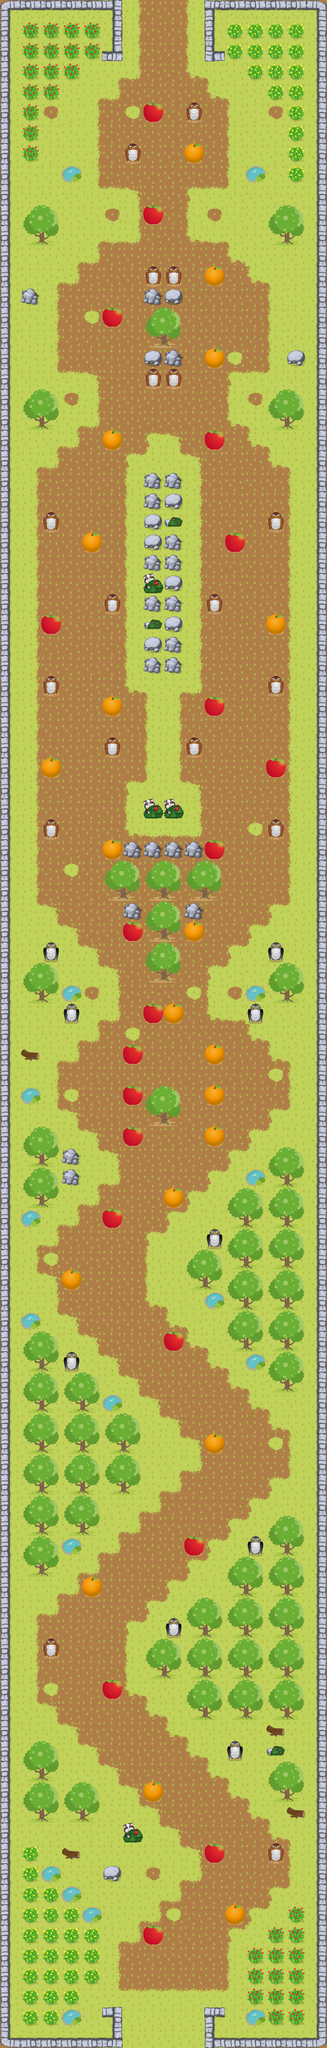

A 2D game scene composited from a Tiled map and its tileset images. What follows is a short description and the map's XML, with each tile layer's data collapsed to a summary:
An orthogonal 16x100 tile map with 75x75 px tiles, 1 tile layer (Capa de Patrones 1), 4 tilesets.

<map version="1.0" orientation="orthogonal" width="16" height="100" tilewidth="75" tileheight="75">
 <tileset firstgid="1" name="enemies" tilewidth="75" tileheight="75">
  <image source="tilesets/enemys.png" />
 </tileset>
 <tileset firstgid="7" name="goals" tilewidth="75" tileheight="75">
  <image source="tilesets/goals.png" />
 </tileset>
 <tileset firstgid="11" name="navegable" tilewidth="75" tileheight="75">
  <image source="tilesets/navegable.png" />
 </tileset>
 <tileset firstgid="41" name="nonavegable" tilewidth="75" tileheight="75">
  <image source="tilesets/nonavegable.png" />
 </tileset>
 <layer name="Capa de Patrones 1" width="16" height="100">
  <data>[1600 cells, 1600 non-empty, 50 distinct tile ids]</data>
 </layer>
</map>
